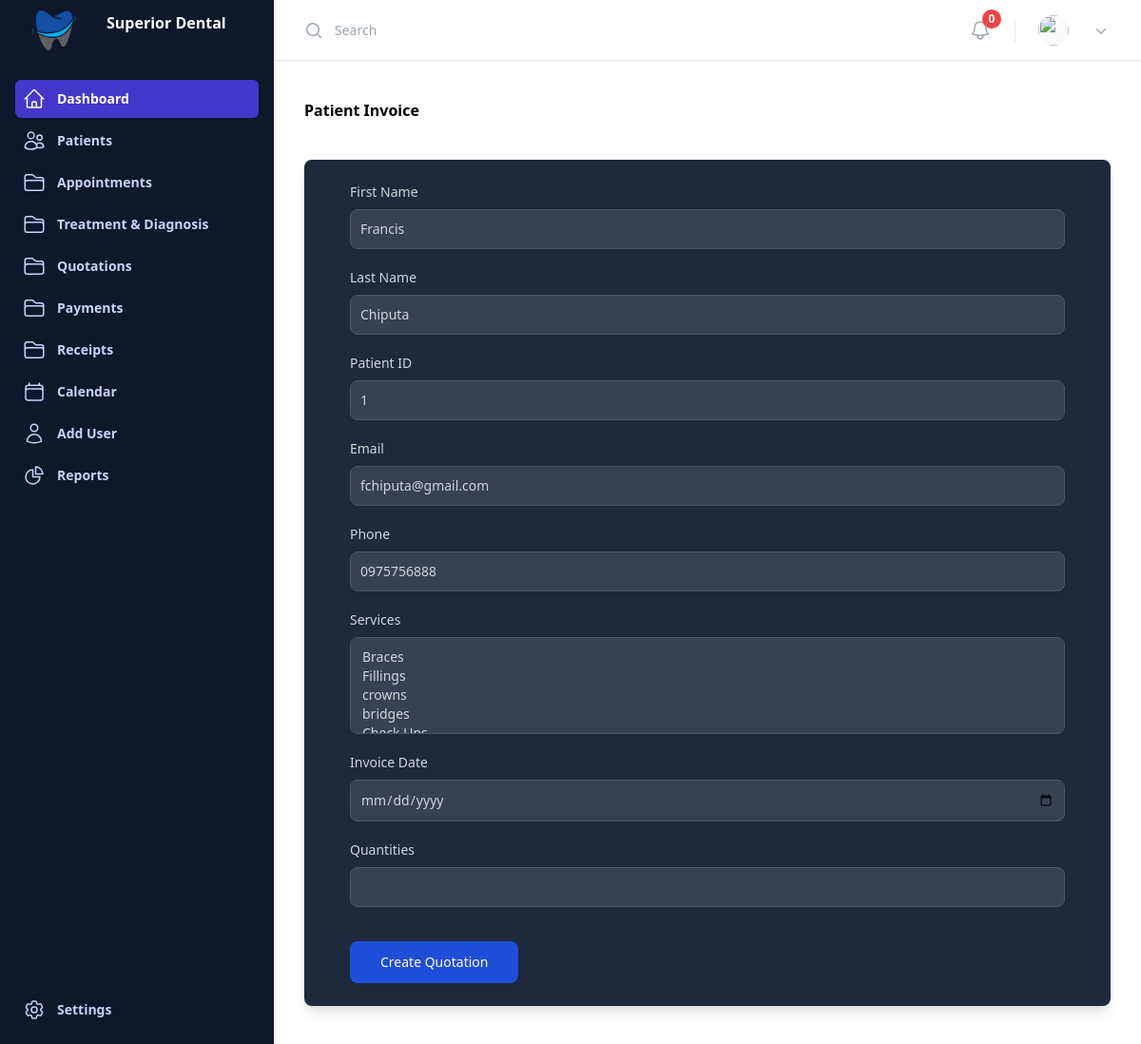
The app's page /patient_invoice/1/ with its own data.
### patient/models.py (models this page shows, shortened)
class Patient(models.Model):
    first_name = models.CharField(max_length=50)
    last_name = models.CharField(max_length=50)
    date_of_birth = models.DateField(blank=True, null=True)
    gender_choices = [('M', 'Male'), ('F', 'Female')]
    gender = models.CharField(max_length=1, choices=gender_choices, blank=True, null=True)
    nrc = models.CharField(max_length=55,blank=True, null=True)
    phone = models.CharField(max_length=15)
    email = models.EmailField(unique=True)
    address = models.TextField(blank=True, null=True)
    medical_history = models.TextField(blank=True, null=True)
    is_patient = models.BooleanField(default=False)

### templates/views.py (the view)
# urls.py: path('patient_invoice/<int:patient_id>/', views.patient_invoice, name='patient_invoice'),
def patient_invoice(request, patient_id):
    patient = get_object_or_404(Patient, id=patient_id)
    services = Service.objects.all()
    return render(request, 'invoice_form.html', {
        'patient': patient,
        'services': services
    })

### templates/invoice_form.html (shortened to what this page needs)
{% extends 'base.html' %}
{% block content %}
<div class="container">
    <div class="row">
        <div class="col-md-12">
            <h1 class="font-bold text-md">Patient Invoice</h1>
            <form class="max-w-4xl mx-auto bg-slate-800 p-6 px-12 rounded-lg shadow-lg mt-10" action="{% url 'create_quotation' %}" method="POST">
                <div class="mb-5">
                    <label for="first-name" class="block mb-2 text-sm font-medium text-gray-300">First Name</label>
                    <input type="text" id="first-name" class="shadow-sm bg-gray-700 border border-gray-600 text-gray-300 text-sm rounded-lg focus:ring-blue-500 focus:border-blue-500 block w-full p-2.5" value="{{ patient.first_name }}" readonly />
                </div>
                <div class="mb-5">
                    <label for="last-name" class="block mb-2 text-sm font-medium text-gray-300">Last Name</label>
                    <input type="text" id="last-name" class="shadow-sm bg-gray-700 border border-gray-600 text-gray-300 text-sm rounded-lg focus:ring-blue-500 focus:border-blue-500 block w-full p-2.5" value="{{ patient.last_name }}" readonly />
                </div>
                <div class="mb-5">
                    <label for="patient_id" class="block mb-2 text-sm font-medium text-gray-300">Patient ID</label>
                    <input type="text" name="patient_id" id="patient_id" class="shadow-sm bg-gray-700 border border-gray-600 text-gray-300 text-sm rounded-lg focus:ring-blue-500 focus:border-blue-500 block w-full p-2.5" value="{{ patient.id }}" readonly />
                </div>
                <div class="mb-5">
                    <label for="email" class="block mb-2 text-sm font-medium text-gray-300">Email</label>
                    <input type="email" id="email" name="email" class="shadow-sm bg-gray-700 border border-gray-600 text-gray-300 text-sm rounded-lg focus:ring-blue-500 focus:border-blue-500 block w-full p-2.5" value="{{ patient.email }}" required />
                </div>
                <div class="mb-5">
                    <label for="phone" class="block mb-2 text-sm font-medium text-gray-300">Phone</label>
                    <input type="text" id="phone" name="phone" class="shadow-sm bg-gray-700 border border-gray-600 text-gray-300 text-sm rounded-lg focus:ring-blue-500 focus:border-blue-500 block w-full p-2.5" value="{{ patient.phone }}" required />
                </div>
                <div class="mb-5">
                    <label for="services" class="block mb-2 text-sm font-medium text-gray-300">Services</label>
                    <select id="services" name="services" class="shadow-sm bg-gray-700 border border-gray-600 text-gray-300 text-sm rounded-lg focus:ring-blue-500 focus:border-blue-500 block w-full p-2.5" multiple required>
                        {% for service in services %}
                        <option value="{{ service.id }}" data-price="{{ service.price }}">
                        </option>
                        {% empty %}
                        <option value="">No services available</option>
                        {% endfor %}
                    </select>
                </div>
                <div class="mb-5">
                    <label for="date" class="block mb-2 text-sm font-medium text-gray-300">Invoice Date</label>
                    <input type="date" id="date" name="date" class="shadow-sm bg-gray-700 border border-gray-600 text-gray-300 text-sm rounded-lg focus:ring-blue-500 focus:border-blue-500 block w-full p-2.5" required />
                </div>
                <div class="mb-5">
                    <label for="quantities" class="block mb-2 text-sm font-medium text-gray-300">Quantities</label>
                    <input type="text" id="quantities" name="quantities" class="shadow-sm bg-gray-700 border border-gray-600 text-gray-300 text-sm rounded-lg focus:ring-blue-500 focus:border-blue-500 block w-full p-2.5" required>
                </div>
                <button type="submit" class="text-white bg-blue-700 hover:bg-blue-800 focus:ring-4 focus:outline-none focus:ring-blue-300 font-medium rounded-lg text-sm px-8 py-3 text-center w-full sm:w-auto dark:bg-blue-600 dark:hover:bg-blue-700 dark:focus:ring-blue-800 mt-4">Create Quotation</button>
            </form>
        </div>
    </div>
</div>
{% endblock %}

### records on screen
Patient: first_name "Francis", last_name "Chiputa", patient_id "1", email "fchiputa@gmail.com", phone "0975756888"
